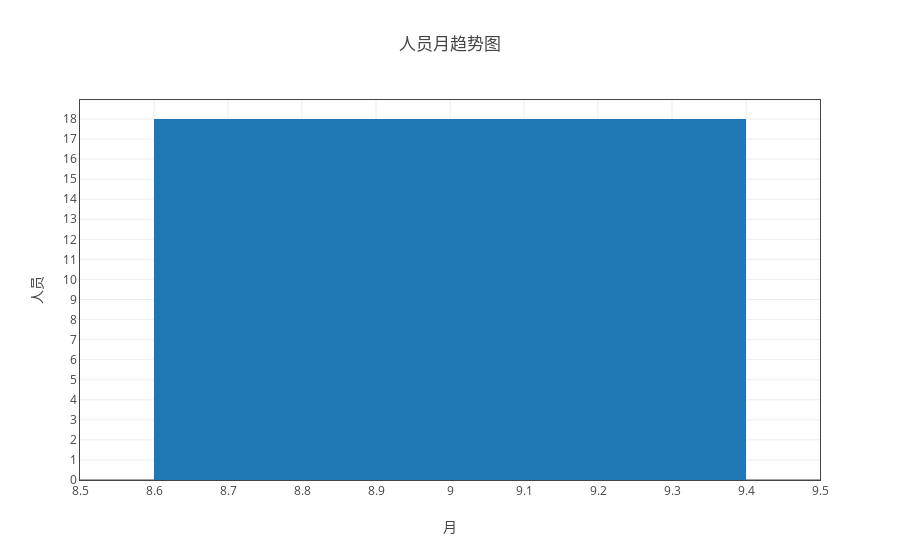

Source (notebook cell):
### Code cell
ss = myModule.format(all_df1 ,"month" ,['人员'] )
ss.get_average_by('日期（格式“月-周次”）')
tt = myModule.myPlot(ss.groupby("count") )# ,"日期（格式“月-周次”）" ,['人员'])
tt.plot('bar',tag='月')

### Figure 1 — Plotly figure (JSON) as saved in the notebook; plotly's stock layout.template omitted (floating-point values rounded to 4 significant figures)
{"data": [{"name": "人员", "type": "bar", "uid": "27ccc995-d11a-11e8-8ddb-a41f72875c19", "x": [9], "y": [18]}], "layout": {"title": "人员月趋势图", "xaxis": {"mirror": "all", "nticks": 20, "showgrid": true, "showline": true, "title": "月", "zeroline": true}, "yaxis": {"mirror": "all", "nticks": 20, "showgrid": true, "showline": true, "title": "人员", "zeroline": true}}}
